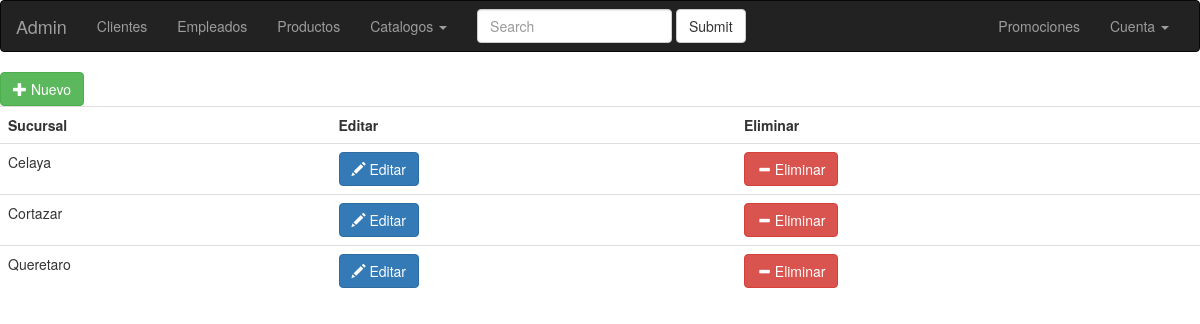
The page /admin/sucursal/index.php on the database its author committed.
### tables this page shows
create table sucursal(
	id_sucursal int auto_increment,
	sucursal varchar (100) not null,
    primary key (id_sucursal)
);

### admin/abarrotera.class.php (called while the page is built, shortened)
<?php
	if(!class_exists('Abarrotera')){
		class Abarrotera{
			function __construct(){
				include ('../../config.php');
				$this->conexion=$conexion;
			}
			function consultar($sql,$parametros=null){
				$statement=$this->conexion->prepare($sql);
				$statement->execute();
				$datos=$statement->fetchAll();
				return $datos;
			}
		}
	}
	$abarrotera= new Abarrotera;
?>

### admin/sucursal/index.php (the view)
<?php
	include_once('../abarrotera.class.php');
	include('../header.php');
	$datos=$abarrotera->consultar("select * from sucursal order by sucursal asc");
	echo '<a class="btn btn-success" href="nuevo.php?" role="button"><span class="glyphicon glyphicon-plus" aria-hidden="true"></span> Nuevo</a>';
	echo '<table class="table table-hover">';
	echo '<tr>';
	echo '<th>Sucursal</th>';
	echo '<th>Editar</th>';
	echo '<th>Eliminar</th>';
	echo '</tr>';
	foreach ($datos as $key => $value) {
		echo '<tr>';
			echo '<td>'.$value['sucursal'].'</td>';
			echo '<td><a class="btn btn-primary" href="editar.php?id_sucursal='.$value['id_sucursal'].'" role="button"><span class="glyphicon glyphicon-pencil" aria-hidden="true"></span> Editar</a></td>';
			echo '<td><a class="btn btn-danger" href="eliminar.php?id_sucursal='.$value['id_sucursal'].'" role="button"><span class="glyphicon glyphicon-minus" aria-hidden="true"></span> Eliminar</a></td>';
		echo '</tr>';
	}
	echo '</table>';
	include('../footer.php');
?>

### rows shown on the page
sucursal: sucursal "Celaya"
sucursal: sucursal "Cortazar"
sucursal: sucursal "Queretaro"
